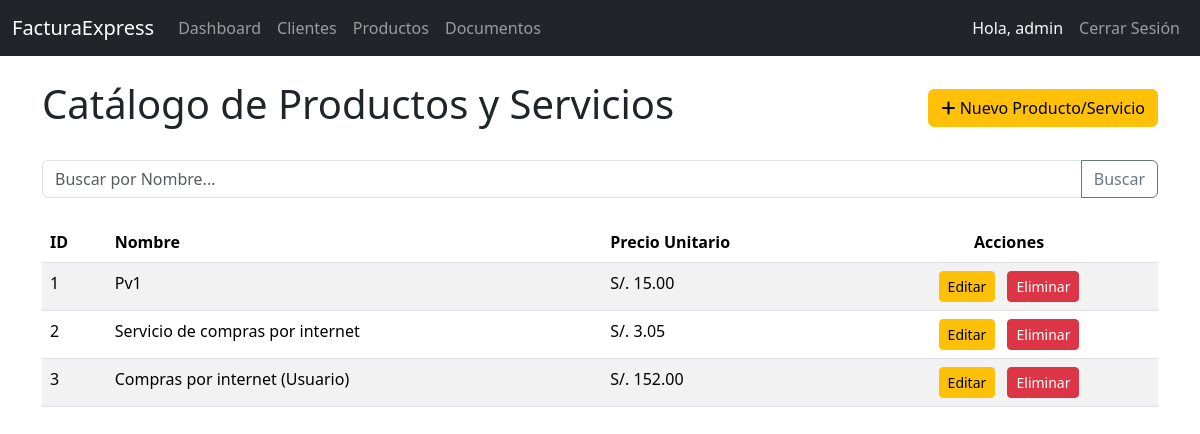
The app's page /productos (signed in) with its own data.
### models.py (models this page shows)
class User(db.Model, UserMixin):
    id = db.Column(db.Integer, primary_key=True)
    username = db.Column(db.String(80), unique=True, nullable=False)
    password_hash = db.Column(db.String(128), nullable=False)
    documentos = db.relationship('Documento', backref='atendido_por', lazy=True)

class Producto(db.Model):
    id = db.Column(db.Integer, primary_key=True)
    nombre = db.Column(db.String(100), nullable=False)
    precio_unitario = db.Column(db.Float, nullable=False)
    detalles = db.relationship('DetalleDocumento', backref='producto', lazy=True)

### main.py (the view)
@main_bp.route('/productos')
@login_required
def productos_index():
    query = request.args.get('q') # Obtiene el texto de búsqueda
    if query:
        search = f"%{query}%"
        productos = Producto.query.filter(Producto.nombre.like(search)).all()
        flash(f'Mostrando resultados para: "{query}"', 'info')
    else:
        productos = Producto.query.all()
    return render_template('productos_index.html', productos=productos, query=query)

### app.py (called while the page is built)
def create_app():
    app = Flask(__name__)
    app.config['SECRET_KEY'] = 'tu_nueva_clave_secreta_aqui_cambiala'
    app.config['SQLALCHEMY_DATABASE_URI'] = 'sqlite:///facturacion.db'
    app.config['SQLALCHEMY_TRACK_MODIFICATIONS'] = False
    app.config['EMPRESA_NOMBRE'] = 'ADLER GRANDEZ P.'
    app.config['EMPRESA_DIRECCION'] = 'ELIAS SOPLIN VARGAS'
    app.config['EMPRESA_TELEFONO'] = '+51 929 974 627'
    app.config['EMPRESA_CORREO'] = 'A76047901@GMAIL.COM'
    app.config['EMPRESA_RUC'] = '1076047901' # <-- ¡NUEVO CAMPO CON RUC CORREGIDO!
    db.init_app(app)
    login_manager = LoginManager()
    login_manager.login_view = 'auth.login'
    login_manager.init_app(app)
    @login_manager.user_loader
    def load_user(user_id):
        return User.query.get(int(user_id))
    app.register_blueprint(auth_bp, url_prefix='/auth')
    app.register_blueprint(main_bp)
    return app

### templates/productos_index.html (shortened to what this page needs)
{% extends "base.html" %}
{% block content %}
<div class="d-flex justify-content-between align-items-center mb-4">
    <h1>Catálogo de Productos y Servicios</h1>
    <a href="{{ url_for('main.crear_producto') }}" class="btn btn-warning">
        <i class="fas fa-plus"></i> Nuevo Producto/Servicio
    </a>
</div>
<form method="GET" action="{{ url_for('main.productos_index') }}" class="mb-4">
    <div class="input-group">
        <input type="text" name="q" class="form-control" placeholder="Buscar por Nombre..." value="{{ query or '' }}">
        <button class="btn btn-outline-secondary" type="submit">Buscar</button>
    </div>
</form>
{% if productos %}
<table class="table table-striped table-hover">
    <thead>
        <tr>
            <th>ID</th>
            <th>Nombre</th>
            <th>Precio Unitario</th>
            <th class="text-center">Acciones</th>
        </tr>
    </thead>
    <tbody>
        {% for producto in productos %}
        <tr>
            <td>{{ producto.id }}</td>
            <td>{{ producto.nombre }}</td>
            <td>S/. {{ "{:,.2f}".format(producto.precio_unitario) }}</td>
            <td class="text-center">
                <a href="{{ url_for('main.editar_producto', producto_id=producto.id) }}" class="btn btn-sm btn-warning me-2">Editar</a>
                <form method="POST" action="{{ url_for('main.eliminar_producto', producto_id=producto.id) }}" style="display:inline;" onsubmit="return confirm('¿Estás seguro de eliminar {{ producto.nombre }}?');">
                    <button type="submit" class="btn btn-sm btn-danger">Eliminar</button>
                </form>
            </td>
        </tr>
        {% endfor %}
    </tbody>
</table>
{% else %}
<div class="alert alert-info" role="alert">
    Aún no hay productos o servicios registrados o la búsqueda no encontró resultados.
</div>
{% endif %}
{% endblock %}

### templates/base.html (shortened to what this page needs)
<!DOCTYPE html>
<html lang="es">
<head>
    <link href="https://cdn.jsdelivr.net/npm/bootstrap@5.3.3/dist/css/bootstrap.min.css" rel="stylesheet">
    <link rel="stylesheet" href="https://cdnjs.cloudflare.com/ajax/libs/font-awesome/6.0.0-beta3/css/all.min.css">
</head>
<body>
    <nav class="navbar navbar-expand-lg navbar-dark bg-dark">
        <div class="container-fluid">
            <a class="navbar-brand" href="{{ url_for('main.index') }}">FacturaExpress</a>
            <div class="collapse navbar-collapse" id="navbarNav">
                <ul class="navbar-nav me-auto mb-2 mb-lg-0">
                    {% if current_user.is_authenticated %}
                        <li class="nav-item">
                            <a class="nav-link" href="{{ url_for('main.index') }}">Dashboard</a>
                        </li>
                        <li class="nav-item">
                            <a class="nav-link" href="{{ url_for('main.clientes_index') }}">Clientes</a>
                        </li>
                        <li class="nav-item">
                            <a class="nav-link" href="{{ url_for('main.productos_index') }}">Productos</a>
                        </li>
                        <li class="nav-item">
                            <a class="nav-link" href="{{ url_for('main.documentos_index') }}">Documentos</a>
                        </li>
                    {% endif %}
                </ul>
                <ul class="navbar-nav ms-auto">
                    {% if current_user.is_authenticated %}
                        <li class="nav-item">
                            <span class="nav-link text-light">Hola, {{ current_user.username }}</span>
                        </li>
                        <li class="nav-item">
                            <a class="nav-link btn btn-sm btn-outline-danger" href="{{ url_for('auth.logout') }}">Cerrar Sesión</a>
                        </li>
                    {% endif %}
                </ul>
            </div>
        </div>
    </nav>
    <div class="container mt-4">
        {% block content %}{% endblock %}
    </div>
</body>
</html>

### records on screen
User: username "admin"
Producto: id "1", nombre "Pv1", precio_unitario "15.00"
Producto: id "2", nombre "Servicio de compras por internet", precio_unitario "3.05"
Producto: id "3", nombre "Compras por internet (Usuario)", precio_unitario "152.00"
